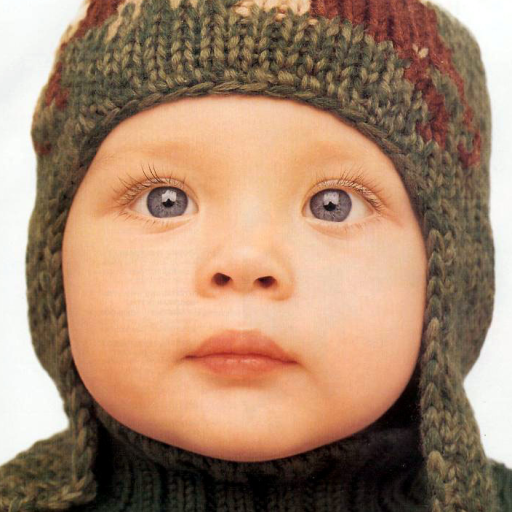
%> input picture SDSR对比code/local_show/baby_GT.bmp, 512 x 512 px
$ octave local_show.m   (GNU Octave 9; MATLAB toolbox functions it lacks are replaced by stand-ins)
%> lines starting %> are read from the running program, lines starting %| are printed output that depends on the picture; in (x1, y1, x2, y2) boxes, pixels count from 0 and x2, y2 are one past the last pixel; in counts of white or black regions, pixels touching at a corner belong together; the program's own positions count from 1
%% 图像局部放大并显示矩形框
% Zebin Chen
% ZB302 ZHBIT
% March 20，2017
%
%%
clc;clear;
close all;
im = imread('baby_GT.bmp');
%> im is the input picture: size 512x512x3 uint8; mean R, G, B 166.9, 134.2, 109.5

%% 在图像中局部显示矩形框
X    = 120; %矩形框左上角的横坐标
Y    = 60; %矩形框左上角的纵坐标
dX   = 80;
dY   = 80;
bbox = [X, Y, dX, dY];
im_1 = insertShape(im, 'Rectangle', bbox, 'LineWidth', 2, ...
    'Color', 'green');
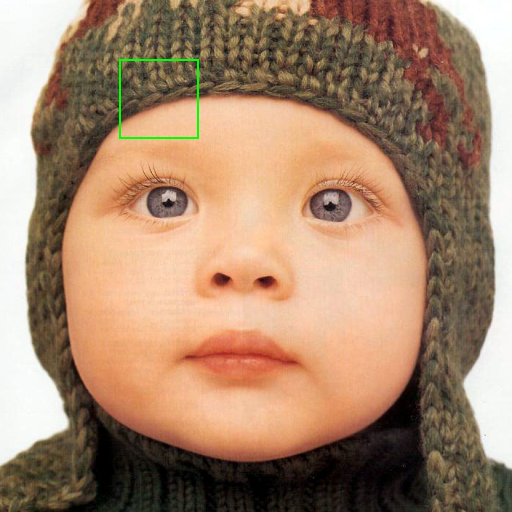
%> im_1: size 512x512x3 uint8; 0.24% of pixels changed, all inside (x1, y1, x2, y2) = (119, 59, 199, 139)

%% 裁剪和局部并插值放大
scale     = 3;
im_crop   = imcrop(im, bbox);
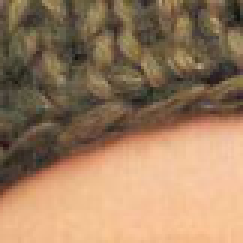
%> im_crop: size 81x81x3 uint8 (shown 3 times larger); mean R, G, B 155.6, 124.8, 95.6
im_crop_b = imresize(im_crop, scale, 'bicubic');

%% 局部显示
[row_1, col_1, ~]                     = size(im);
%> row_1 = 512; col_1 = 512
[row_2, col_2, ~]                     = size(im_crop_b);
%> row_2 = 243; col_2 = 243
im_2                                  = im_1;
im_2(row_1-row_2+1:col_1, 1:col_2, :) = im_crop_b;
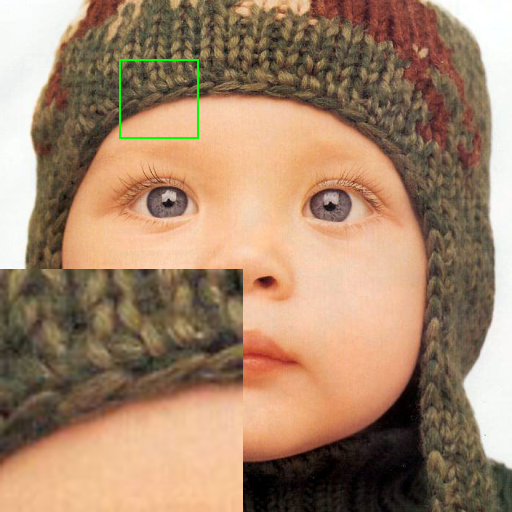
%> im_2: size 512x512x3 uint8; mean R, G, B 164.6, 133.7, 107.6
bbox  = [1,row_1-row_2+1,col_2,row_2];
%> bbox = [1 270 243 243]
im_2  = insertShape(im_2, 'Rectangle', bbox, 'LineWidth', 1, ...
    'Color', 'w');
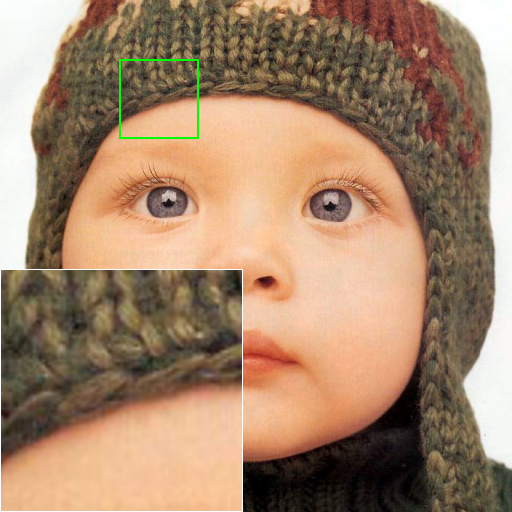
%> im_2: size 512x512x3 uint8; 0.37% of pixels changed, all inside (x1, y1, x2, y2) = (0, 269, 243, 512)
figure;imshow(im_2);
imwrite(im_2,'baby_GT_local_show.bmp');
